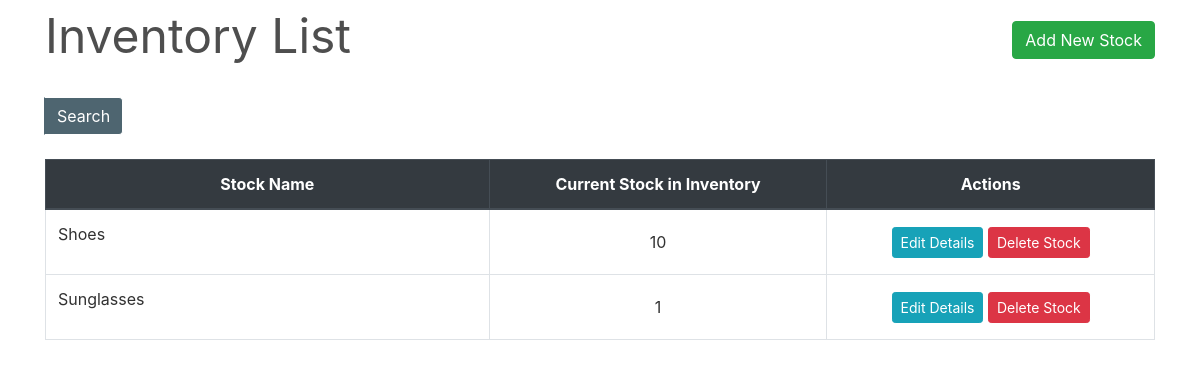
The app's page /inventory/, older data.
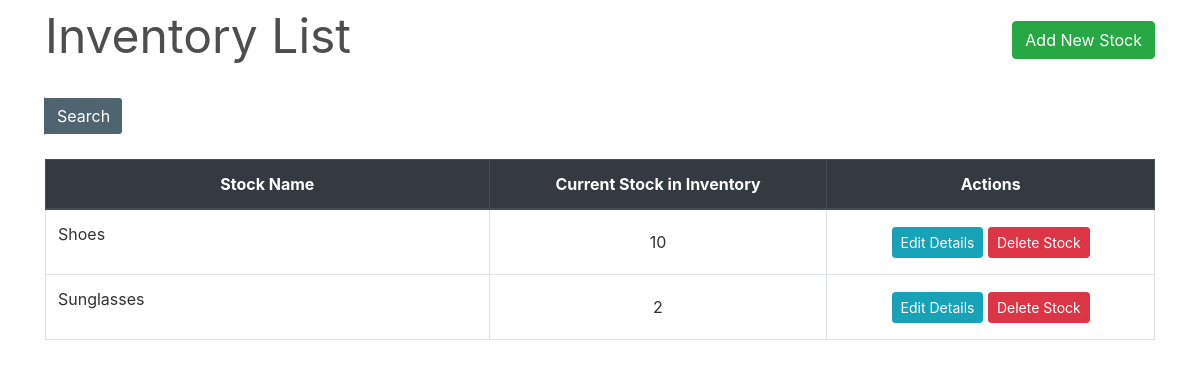
The same page, newer data.
### inventory/models.py (models this page shows, shortened)
class Stock(models.Model):
    id = models.AutoField(primary_key=True)
    name = models.CharField(max_length=100,unique=True)
    quantity = models.IntegerField(default=1)
    is_deleted = models.BooleanField(default=False)

### inventory/views.py (the view)
# urls.py: path('',views.StockListView.as_view(),name='inventory'),
class StockListView(ListView):
    model = Stock
    queryset = Stock.objects.filter(is_deleted=False)
    template_name = 'inventory.html'
    paginate_by = 10

### inventory/templates/inventory.html (shortened to what this page needs)
{% extends "base.html" %}
{% load widget_tweaks %}
{% block content %}
    <div class="row" style="color: #4e4e4e; font-style: bold; font-size: 3rem; ">
        <div class="col-md-8">Inventory List</div>
        <div class="col-md-4">
            <div style="float:right;"> <a class="btn btn-success" href="{% url 'new-stock' %}">Add New Stock</a> </div>
        </div>
    </div>
    <div style="border-bottom: 1px solid white;"></div>
    <br>
    <table class="table table-css table-bordered table-hover">
        <form method="get">
            <div class="input-group search">
                <div class="input-group-append">
                   <button type="submit" class="btn btn-pink"> Search </button>
                </div>
            </div>
        </form>
        <br>
        <thead class="thead-dark align-middle">
            <tr>
                <th width="40%">Stock Name</th>
                <th>Current Stock in Inventory</th>
                <th>Actions</th>
            </tr>
        </thead>
{% if object_list %}
        <tbody>
            {% for stock in object_list %}
                <tr>
                    <td>
                        <p>{{ stock.name }}</p>
                    </td>
                    <td class="align-middle">{{ stock.quantity }}</td>
                    <td class="align-middle">
                        <a href="{% url 'edit-stock' stock.id %}" class="btn btn-info btn-sm">Edit Details</a>
                        <a href="{% url 'delete-stock' stock.id %}" class="btn btn-danger btn-sm"> Delete Stock </a>
                    </td>
                </tr>
            {% endfor %}
        </tbody>
    </table>
{% else %}
        <tbody></tbody>
    </table>
    <br><br><br><br><br><br><br><br>
    <div style="color: #575757; font-style: bold; font-size: 1.5rem; text-align: center;">The records are empty. Please try adding some.</div>
{% endif %}
{% endblock content %}

### homepage/templates/base.html (shortened to what this page needs)
{% load static %}
<!DOCTYPE html>
<html lang="en">
<head>
    <link rel="stylesheet" type="text/css" href="{% static 'bootstrap/bootstrap.min.css' %}">
    <link rel="stylesheet" href="https://use.fontawesome.com/releases/v5.7.0/css/all.css">
    <link rel="stylesheet" type="text/css" href="{% static 'css/main.css' %}">
    <link rel="stylesheet" type="text/css" href="{% static 'css/sidebar.css' %}">
    <link rel="stylesheet" type="text/css" href="{% static 'css/dialogbox.css' %}">
</head>
<body>
    <main id="wrapper">
                    <div class="container">
                        {% block content %}{% endblock content %}
                    </div>
            <br>
    </main>
</body>
</html>

### homepage/static/css/main.css (style rules this page uses)
body, html { height: 100%; }
p { color: rgb(49, 49, 49); }
a { color: #55b159; }
.table-css { color: #313131; }
.align-middle { text-align: center; }
.btn-pink { color: #fff; background-color: #4e6570; border-color: #fff; border-left-color: #4e6570; }

### homepage/static/css/sidebar.css (style rules this page uses)
#wrapper { display: flex; width: 100%; align-items: stretch; }

Row changes from the older to the newer data that the page shows:
changed Stock "Sunglasses": quantity "1" → "2"
